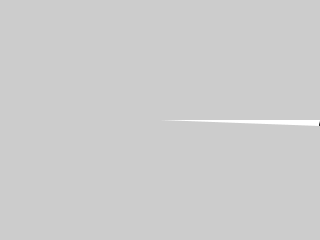
Frame 1 (no input)
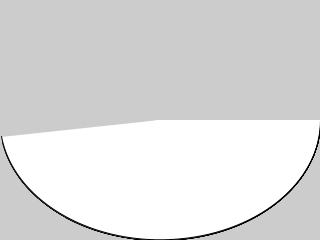
Frame 60 (the mouse pressed at the canvas centre just before this capture)
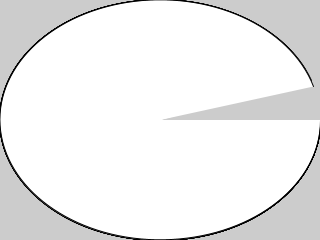
Frame 120 (the mouse held since frame 60 and released just before this capture)

The Processing sketch that drew these frames (run headless with seeded random() and noise(); from frame 60 on, the mouse is pressed at the canvas centre):

// Processing sketch: practice
// ── practice.pde
void setup() {
  size(320,240);
//  rect(20,40,250,50);
 // arc(width/2, height/2, width, height, 0, 1.57);
 frameRate(60);
 smooth();
}

void draw() {
  float angle = frameCount *0.05;
  if(angle < 2 * Math.PI)
    arc(width/2, height/2, width, height, 0, angle);
}
